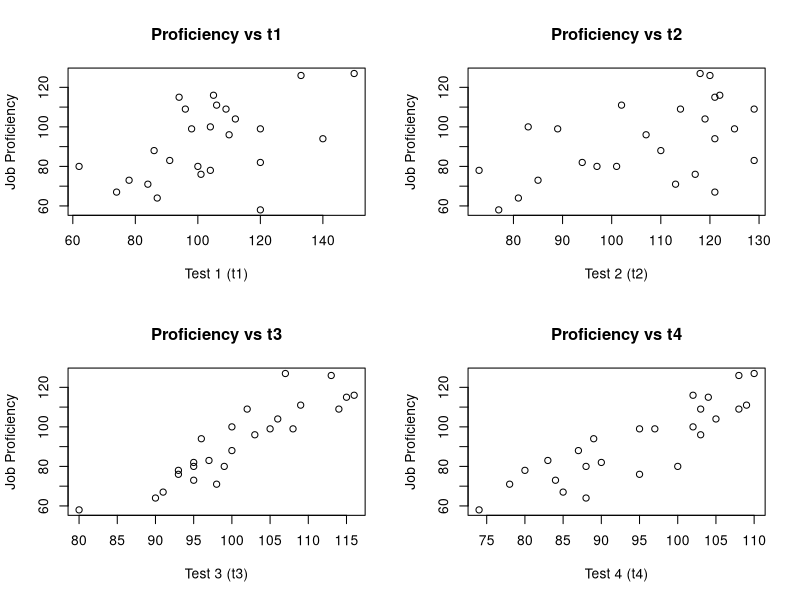

Write R code to recreate this figure.
library(readxl)

# Đọc dữ liệu từ file "jobs.txt" (không có header)
jobs <- read_excel("data.xlsx", col_names = FALSE)

# Gán tên cột cho dataframe
colnames(jobs) <- c("proficiency", "t1", "t2", "t3", "t4")

# Hiển thị tóm tắt dữ liệu để kiểm tra
summary(jobs)

# Tạo các biểu đồ scatterplots cho biến "proficiency" so với từng biến kiểm tra
# Thiết lập vùng vẽ 2 x 2 để hiển thị 4 biểu đồ cùng lúc
par(mfrow = c(2, 2))

# Biểu đồ proficiency vs t1
plot(jobs$t1, jobs$proficiency,
     xlab = "Test 1 (t1)",
     ylab = "Job Proficiency",
     main = "Proficiency vs t1")

# Biểu đồ proficiency vs t2
plot(jobs$t2, jobs$proficiency,
     xlab = "Test 2 (t2)",
     ylab = "Job Proficiency",
     main = "Proficiency vs t2")

# Biểu đồ proficiency vs t3
plot(jobs$t3, jobs$proficiency,
     xlab = "Test 3 (t3)",
     ylab = "Job Proficiency",
     main = "Proficiency vs t3")

# Biểu đồ proficiency vs t4
plot(jobs$t4, jobs$proficiency,
     xlab = "Test 4 (t4)",
     ylab = "Job Proficiency",
     main = "Proficiency vs t4")

# Đặt lại cấu hình vùng vẽ về mặc định (1x1)
par(mfrow = c(1, 1))
